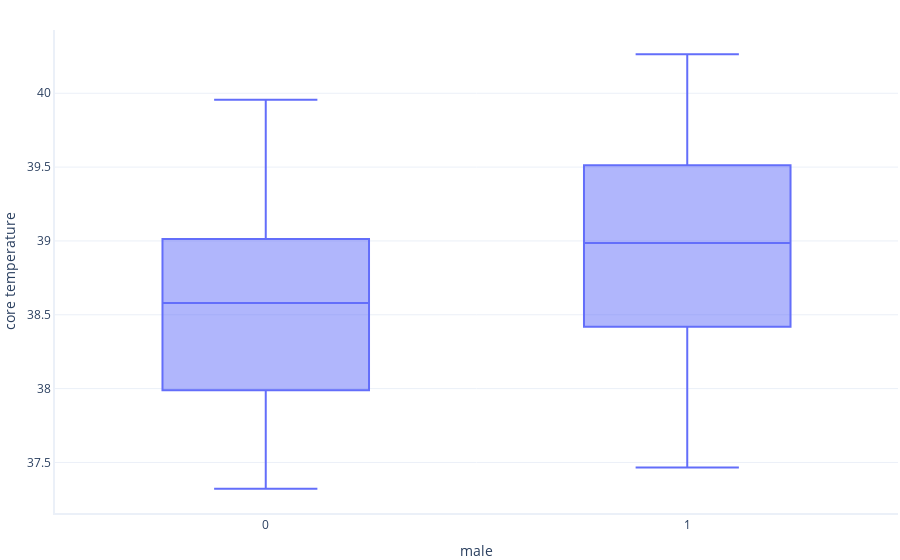
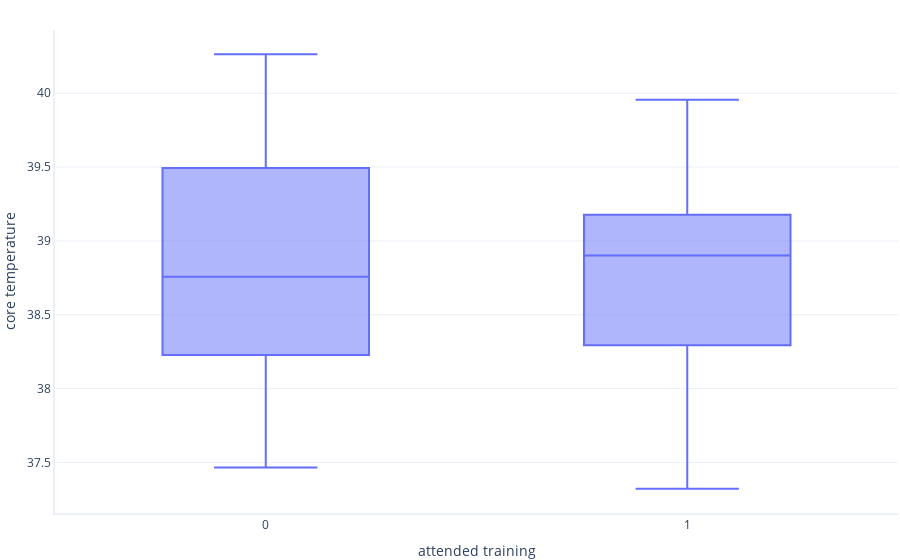
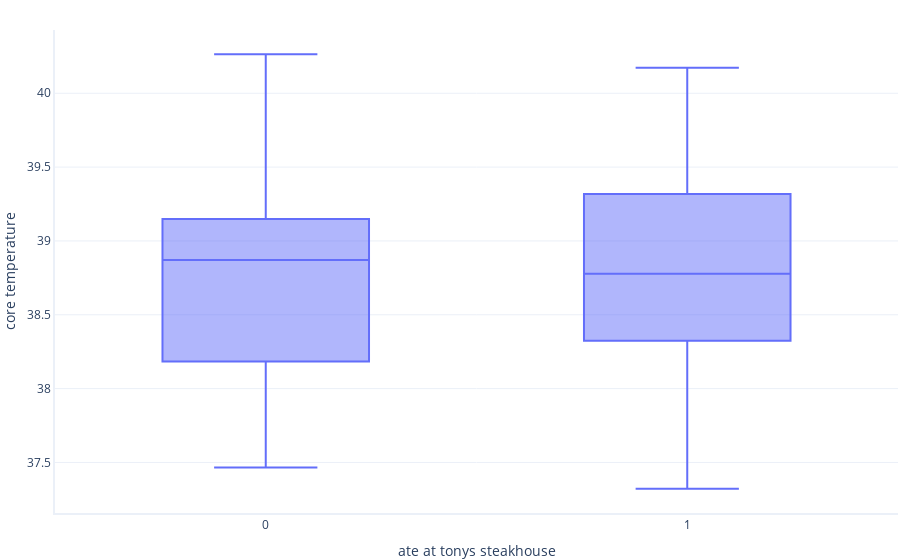
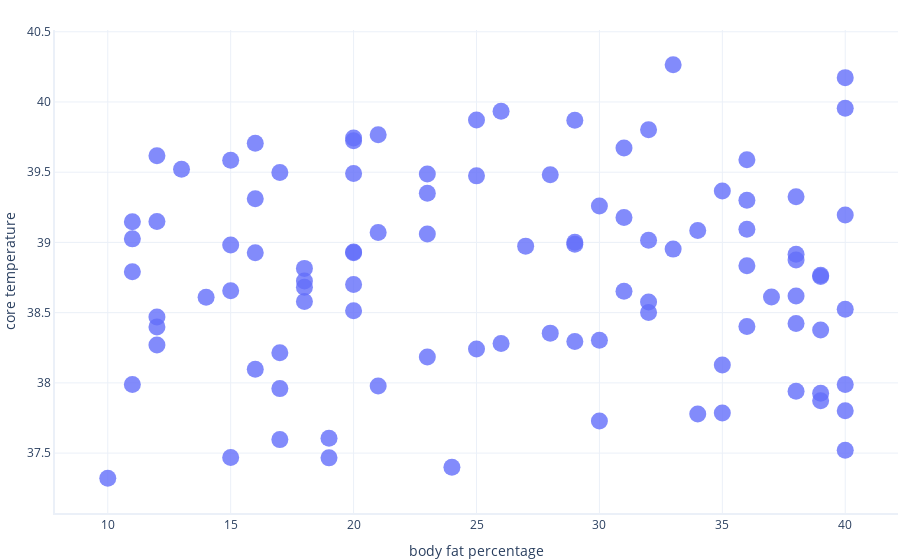

Notebook cell for these charts, in order:
### Markdown cell above
Para este ejercicio, intentaremos predecir la temperatura central a partir de algunas de las otras funciones disponibles. 
## Visualización de datos 
Veamos rápidamente qué características parecen tener algún tipo de relación con core_temperature

### Code cell
import graphing # Custom graphing code that uses Plotly. See our GitHub repository for details

graphing.box_and_whisker(dataset, "male", "core_temperature", show=True)
graphing.box_and_whisker(dataset, "attended_training", "core_temperature", show=True)
graphing.box_and_whisker(dataset, "ate_at_tonys_steakhouse", "core_temperature", show=True)
graphing.scatter_2D(dataset, "body_fat_percentage", "core_temperature", show=True)
graphing.scatter_2D(dataset, "protein_content_of_last_meal", "core_temperature", show=True)
graphing.scatter_2D(dataset, "age", "core_temperature")

### Figure 1 — Plotly figure (JSON) as saved in the notebook; plotly's stock layout.template omitted (floating-point values rounded to 4 significant figures)
{"data": [{"alignmentgroup": "True", "hovertemplate": "male=%{x}<br>core temperature=%{y}<extra></extra>", "legendgroup": "", "marker": {"color": "#636efa"}, "name": "", "notched": false, "offsetgroup": "", "orientation": "v", "showlegend": false, "type": "box", "x": [0, 0, 1, 1, 1, 0, 1, 1, 0, 0, 1, 0, 1, 1, 0, 1, 1, 1, 0, 1, 0, 1, 0, 1, 1, 0, 1, 0, 0, 0, 1, 0, 1, 1, 1, 1, 1, 1, 0, 1, 0, 1, 0, 0, 0, 0, 0, 1, 0, 1, 1, 1, 0, 0, 1, 0, 1, 0, 1, 0, 1, 1, 1, 1, 1, 1, 1, 0, 0, 1, 0, 1, 1, 0, 0, 1, 0, 1, 0, 0, 0, 1, 0, 0, 1, 1, 0, 1, 0, 0, 0, 1, 0, 0, 1, 0, 0, 1], "x0": " ", "xaxis": "x", "y": [38.42, 39.02, 39.15, 39.06, 38.66, 38.61, 39.47, 38.82, 37.78, 39.18, 39.52, 38.58, 38.28, 38.4, 38.65, 39.62, 37.73, 39.37, 37.99, 39.93, 37.61, 38.83, 37.4, 38.99, 39.72, 38.1, 37.6, 39.5, 38.5, 38.27, 38.7, 39.08, 38.29, 38.4, 39.3, 38.38, 38.47, 39.59, 38.13, 39.8, 37.93, 39.67, 38.21, 38.93, 37.8, 37.52, 39.35, 38.92, 38.73, 38.35, 40.17, 39.48, 39.96, 39.03, 39.71, 37.87, 38.93, 38.76, 38.98, 39.07, 39.31, 40.26, 39.2, 37.47, 38.62, 39.74, 37.96, 38.52, 39.59, 39.49, 37.32, 38.3, 39.33, 38.18, 37.79, 38.97, 37.98, 38.93, 37.99, 39.87, 38.51, 39.15, 38.61, 38.95, 37.47, 38.24, 38.77, 39.87, 38.87, 39.09, 39.0, 39.26, 38.68, 37.94, 38.79, 39.49, 38.58, 39.77], "y0": " ", "yaxis": "y"}], "layout": {"boxmode": "group", "legend": {"tracegroupgap": 0}, "xaxis": {"anchor": "y", "domain": [0, 1], "title": {"text": "male"}}, "yaxis": {"anchor": "x", "domain": [0, 1], "title": {"text": "core temperature"}}}}

### Figure 2 — Plotly figure (JSON) as saved in the notebook; plotly's stock layout.template omitted (floating-point values rounded to 4 significant figures)
{"data": [{"alignmentgroup": "True", "hovertemplate": "attended training=%{x}<br>core temperature=%{y}<extra></extra>", "legendgroup": "", "marker": {"color": "#636efa"}, "name": "", "notched": false, "offsetgroup": "", "orientation": "v", "showlegend": false, "type": "box", "x": [1, 1, 1, 0, 0, 1, 1, 0, 0, 1, 0, 0, 1, 1, 1, 0, 1, 1, 0, 0, 0, 0, 1, 0, 0, 1, 0, 0, 1, 1, 0, 1, 1, 1, 1, 0, 1, 1, 0, 0, 1, 0, 0, 1, 0, 0, 1, 0, 0, 0, 0, 1, 1, 1, 0, 1, 1, 1, 1, 1, 1, 0, 1, 0, 1, 1, 1, 0, 0, 0, 1, 1, 0, 1, 0, 1, 1, 1, 0, 1, 0, 1, 0, 1, 1, 0, 1, 0, 1, 0, 0, 0, 0, 0, 0, 0, 0, 1], "x0": " ", "xaxis": "x", "y": [38.42, 39.02, 39.15, 39.06, 38.66, 38.61, 39.47, 38.82, 37.78, 39.18, 39.52, 38.58, 38.28, 38.4, 38.65, 39.62, 37.73, 39.37, 37.99, 39.93, 37.61, 38.83, 37.4, 38.99, 39.72, 38.1, 37.6, 39.5, 38.5, 38.27, 38.7, 39.08, 38.29, 38.4, 39.3, 38.38, 38.47, 39.59, 38.13, 39.8, 37.93, 39.67, 38.21, 38.93, 37.8, 37.52, 39.35, 38.92, 38.73, 38.35, 40.17, 39.48, 39.96, 39.03, 39.71, 37.87, 38.93, 38.76, 38.98, 39.07, 39.31, 40.26, 39.2, 37.47, 38.62, 39.74, 37.96, 38.52, 39.59, 39.49, 37.32, 38.3, 39.33, 38.18, 37.79, 38.97, 37.98, 38.93, 37.99, 39.87, 38.51, 39.15, 38.61, 38.95, 37.47, 38.24, 38.77, 39.87, 38.87, 39.09, 39.0, 39.26, 38.68, 37.94, 38.79, 39.49, 38.58, 39.77], "y0": " ", "yaxis": "y"}], "layout": {"boxmode": "group", "legend": {"tracegroupgap": 0}, "xaxis": {"anchor": "y", "domain": [0, 1], "title": {"text": "attended training"}}, "yaxis": {"anchor": "x", "domain": [0, 1], "title": {"text": "core temperature"}}}}

### Figure 3 — Plotly figure (JSON) as saved in the notebook; plotly's stock layout.template omitted (floating-point values rounded to 4 significant figures)
{"data": [{"alignmentgroup": "True", "hovertemplate": "ate at tonys steakhouse=%{x}<br>core temperature=%{y}<extra></extra>", "legendgroup": "", "marker": {"color": "#636efa"}, "name": "", "notched": false, "offsetgroup": "", "orientation": "v", "showlegend": false, "type": "box", "x": [0, 0, 0, 0, 0, 0, 1, 0, 0, 1, 1, 0, 1, 1, 1, 0, 1, 0, 0, 1, 0, 1, 1, 1, 0, 0, 1, 1, 0, 0, 1, 0, 1, 1, 1, 0, 1, 0, 1, 1, 1, 1, 1, 0, 1, 1, 1, 1, 1, 1, 1, 1, 1, 1, 1, 0, 1, 1, 1, 0, 1, 0, 1, 0, 1, 1, 1, 1, 0, 0, 1, 0, 1, 0, 1, 0, 0, 0, 0, 1, 1, 1, 1, 0, 1, 1, 1, 0, 1, 1, 0, 1, 1, 0, 1, 0, 1, 1], "x0": " ", "xaxis": "x", "y": [38.42, 39.02, 39.15, 39.06, 38.66, 38.61, 39.47, 38.82, 37.78, 39.18, 39.52, 38.58, 38.28, 38.4, 38.65, 39.62, 37.73, 39.37, 37.99, 39.93, 37.61, 38.83, 37.4, 38.99, 39.72, 38.1, 37.6, 39.5, 38.5, 38.27, 38.7, 39.08, 38.29, 38.4, 39.3, 38.38, 38.47, 39.59, 38.13, 39.8, 37.93, 39.67, 38.21, 38.93, 37.8, 37.52, 39.35, 38.92, 38.73, 38.35, 40.17, 39.48, 39.96, 39.03, 39.71, 37.87, 38.93, 38.76, 38.98, 39.07, 39.31, 40.26, 39.2, 37.47, 38.62, 39.74, 37.96, 38.52, 39.59, 39.49, 37.32, 38.3, 39.33, 38.18, 37.79, 38.97, 37.98, 38.93, 37.99, 39.87, 38.51, 39.15, 38.61, 38.95, 37.47, 38.24, 38.77, 39.87, 38.87, 39.09, 39.0, 39.26, 38.68, 37.94, 38.79, 39.49, 38.58, 39.77], "y0": " ", "yaxis": "y"}], "layout": {"boxmode": "group", "legend": {"tracegroupgap": 0}, "xaxis": {"anchor": "y", "domain": [0, 1], "title": {"text": "ate at tonys steakhouse"}}, "yaxis": {"anchor": "x", "domain": [0, 1], "title": {"text": "core temperature"}}}}

### Figure 4 — Plotly figure (JSON) as saved in the notebook; plotly's stock layout.template omitted (floating-point values rounded to 4 significant figures)
{"data": [{"hovertemplate": "body fat percentage=%{x}<br>core temperature=%{y}<extra></extra>", "legendgroup": "", "marker": {"color": "#636efa", "size": 17, "symbol": "circle"}, "mode": "markers", "name": "", "orientation": "v", "showlegend": false, "type": "scatter", "x": [38, 32, 12, 23, 15, 14, 25, 18, 34, 31, 13, 18, 26, 36, 31, 12, 30, 35, 11, 26, 19, 36, 24, 29, 20, 16, 17, 17, 32, 12, 20, 34, 29, 12, 36, 39, 12, 15, 35, 32, 39, 31, 17, 20, 40, 40, 23, 38, 18, 28, 40, 28, 40, 11, 16, 39, 20, 39, 15, 21, 16, 33, 40, 19, 38, 20, 17, 40, 36, 23, 10, 30, 38, 23, 35, 27, 21, 16, 40, 29, 20, 11, 37, 33, 15, 25, 39, 25, 38, 36, 29, 30, 18, 38, 11, 20, 32, 21], "xaxis": "x", "y": [38.42, 39.02, 39.15, 39.06, 38.66, 38.61, 39.47, 38.82, 37.78, 39.18, 39.52, 38.58, 38.28, 38.4, 38.65, 39.62, 37.73, 39.37, 37.99, 39.93, 37.61, 38.83, 37.4, 38.99, 39.72, 38.1, 37.6, 39.5, 38.5, 38.27, 38.7, 39.08, 38.29, 38.4, 39.3, 38.38, 38.47, 39.59, 38.13, 39.8, 37.93, 39.67, 38.21, 38.93, 37.8, 37.52, 39.35, 38.92, 38.73, 38.35, 40.17, 39.48, 39.96, 39.03, 39.71, 37.87, 38.93, 38.76, 38.98, 39.07, 39.31, 40.26, 39.2, 37.47, 38.62, 39.74, 37.96, 38.52, 39.59, 39.49, 37.32, 38.3, 39.33, 38.18, 37.79, 38.97, 37.98, 38.93, 37.99, 39.87, 38.51, 39.15, 38.61, 38.95, 37.47, 38.24, 38.77, 39.87, 38.87, 39.09, 39.0, 39.26, 38.68, 37.94, 38.79, 39.49, 38.58, 39.77], "yaxis": "y"}], "layout": {"legend": {"tracegroupgap": 0}, "xaxis": {"anchor": "y", "domain": [0, 1], "title": {"text": "body fat percentage"}}, "yaxis": {"anchor": "x", "domain": [0, 1], "title": {"text": "core temperature"}}}}
